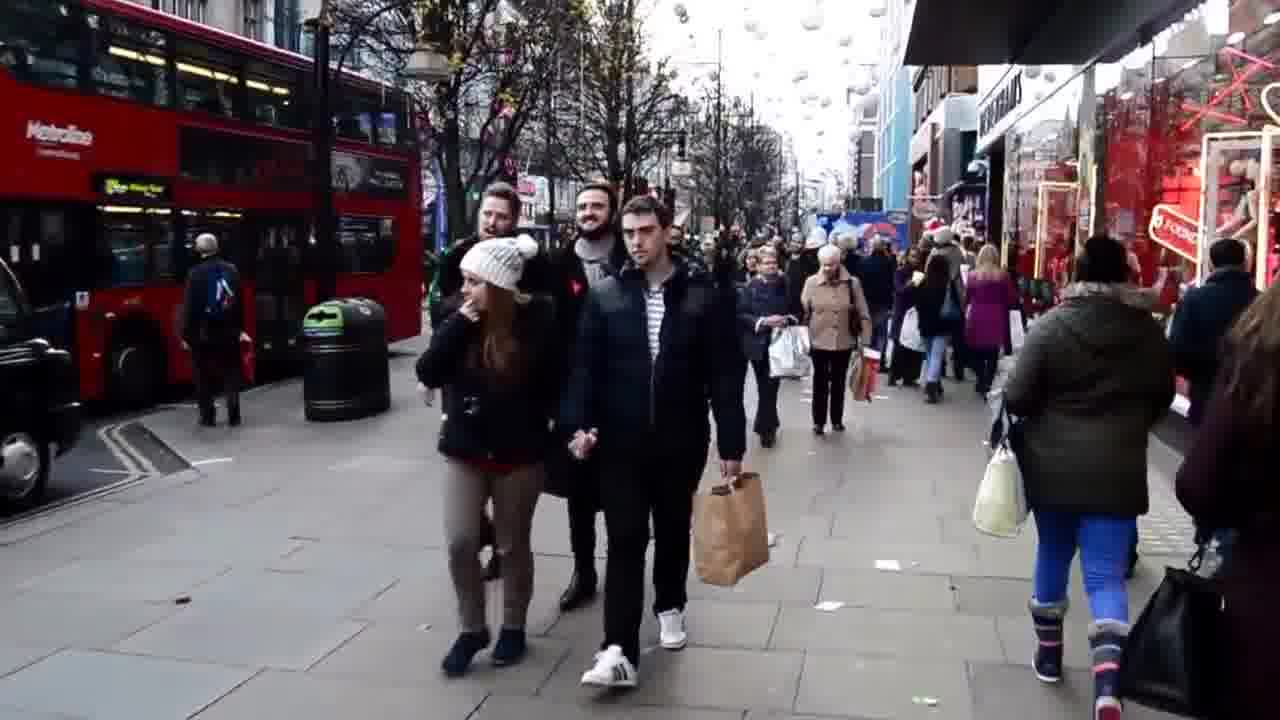
//> input picture human-pose-estimation/lightweight-human-pose-estimation.cpp/demo/3.jpg, 1280 x 720 px
$ ./main   (built with g++ and OpenCV 4)
//> lines starting //> are read from the running program, lines starting //| are printed output that depends on the picture
#include <opencv2/opencv.hpp>
#include <iostream>
#include <numeric>
#include <cmath>
#include <set>

using namespace std;
using namespace cv;


std::vector<std::vector<int>> BODY_PARTS_PAF_IDS = { {12, 13}, {20, 21}, {14, 15}, {16, 17}, {22, 23}, {24, 25},
                                                       {0, 1}, {2, 3}, {4, 5}, {6, 7}, {8, 9}, {10, 11}, {28, 29},
                                                       {30, 31}, {34, 35}, {32, 33}, {36, 37}, {18, 19}, {26, 27} };

vector<vector<int>> BODY_PART_KPT_IDS = { {1, 2}, { 1, 5 }, { 2, 3 }, { 3, 4 }, { 5, 6 },
    { 6, 7 }, { 1, 8 }, { 8, 9 }, { 9, 10 }, { 1, 11 },
    { 11, 12 }, { 12, 13 }, { 1, 0 }, { 0, 14 }, { 14, 16 },
    { 0, 15 }, { 15, 17 }, { 2, 16 }, { 5, 17 } };

cv::Mat normalize(const cv::Mat& img, const cv::Scalar& img_mean, float img_scale) {
    cv::Mat normalizedImg;
    img.convertTo(normalizedImg, CV_32F);

    normalizedImg -= img_mean;
    normalizedImg *= img_scale;

    return normalizedImg;
}

Mat padWidth(const cv::Mat& image, int stride, const cv::Scalar& pad_value, Point2i& min_dims, Vec4i& pad)
{
    int height = image.rows;
    int width = image.cols;

    height = min(min_dims.x, height);
    min_dims.x = ceil(min_dims.x / (float)stride) * stride;
    min_dims.y = max(min_dims.y, width);
    min_dims.y = ceil(min_dims.y / (float)stride) * stride;

    // Calculate the padding values
    pad[0] = (int)floor((min_dims.x - height) / 2.0);
    pad[1] = (int)floor((min_dims.y - width) / 2.0);
    pad[2] = (int)(min_dims.x - height - pad[0]);
    pad[3] = (int)(min_dims.y - width - pad[1]);

    // Apply padding using copyMakeBorder function
    cv::Mat padded_img;
    cv::copyMakeBorder(image, padded_img, pad[0], pad[2], pad[1], pad[3], cv::BORDER_CONSTANT, pad_value);

    return padded_img;

}

Mat input_preprocess(string img_path, float& scale, Vec4i& pad)
{
    Mat img = imread(img_path);

    int net_size = 256;
    scale = (float)net_size / (float)img.rows;
    Mat scaled_img;
    resize(img, scaled_img, Size(0, 0), scale, scale, INTER_LINEAR);


    Scalar img_mean(128, 128, 128);
    float img_scale = 1. / 255.;
    scaled_img = normalize(scaled_img, img_mean, img_scale);

    Point2i min_dims{ net_size, max(scaled_img.cols, net_size) };
    int stride = 8;
    Scalar pad_value(0, 0, 0);

    Mat padded_img = padWidth(scaled_img, stride, pad_value, min_dims, pad);
    cout << "padded img = " << padded_img.size << endl;

    return padded_img;
}

dnn::Net readmodel(string model_path)
{
    auto net = dnn::readNet(model_path);
    net.setPreferableBackend(dnn::DNN_BACKEND_OPENCV);
    net.setPreferableTarget(dnn::DNN_TARGET_CPU);
    return net;
}

// [385 lines left out: functions extract_keypoints, connection_nms, group_keypoints, draw_pose, data2mat, not called in this run]

void dev1()
{
    string img_path = "../demo/3.jpg";
    int upsample_ratio = 4;
    float scale;
    Vec4i pad(0, 0, 0, 0);
    Mat img = input_preprocess(img_path, scale, pad);
//> in input_preprocess, img is the input picture: 720 rows x 1280 cols, CV_8UC3; mean B, G, R 94.4, 89.3, 97.2
//> in input_preprocess, `resize(img, scaled_img, Size(0, 0), scale, scale, INTER_LINEAR);`:
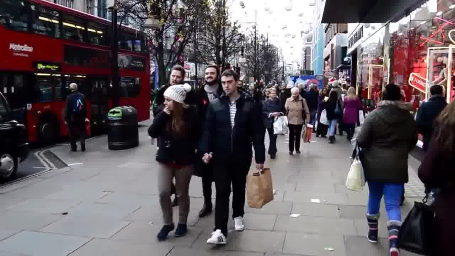
//> scaled_img: 256 rows x 455 cols, CV_8UC3; mean B, G, R 94.3, 89.2, 97.1
//> in padWidth, `cv::copyMakeBorder(image, padded_img, pad[0], pad[2], pad[1], pad[3], ..`:
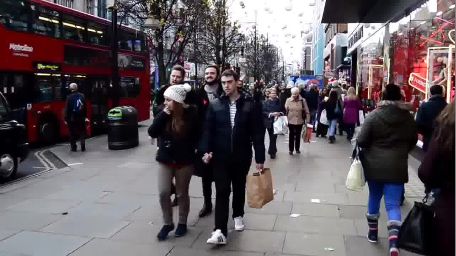
//> padded_img: 256 rows x 456 cols, CV_32FC3; mean B, G, R -0.132, -0.152, -0.121; drawn with min black and max white
//> in input_preprocess, `Mat padded_img = padWidth(scaled_img, stride, pad_value, min_dims, pad);`: min_dims = Point(256, 456); pad = [0, 0, 0, 1]
//| padded img = 256 x 456
//> scale = 0.356; pad = [0, 0, 0, 1]

    string model_path = "/home/ymm/WorkSpace/Pose/human-pose-estimation/human-pose-estimation.onnx";
    // string model_path = "leaky_dilated3.onnx";
    auto net = readmodel(model_path);
    auto blob = dnn::blobFromImage(img);
    net.setInput(blob);
    vector<Mat> outputs;

    vector<cv::String> outputLayers = net.getUnconnectedOutLayersNames();
    for (const auto& layer : outputLayers)
        cout << layer << endl;

    net.forward(outputs, net.getUnconnectedOutLayersNames());

    const int heatmap_size = 19;
    const int pafs_size = 38;
    int img_scale = img.cols / 8;
    Mat heatmaps = data2mat(img_scale, heatmap_size, outputs, 0);
    cout << "heatmap size = " << heatmaps.size << " " << heatmaps.channels() << endl;
    resize(heatmaps, heatmaps, Size(0, 0), upsample_ratio, upsample_ratio, INTER_CUBIC);

    Mat pafs = data2mat(img_scale, pafs_size, outputs, 1);
    resize(pafs, pafs, Size(0, 0), upsample_ratio, upsample_ratio, INTER_CUBIC);
    //cout << "pafs = " << pafs.size << " x " << pafs.channels() << endl;

    // decode
    int total_keypoints_num = 0;
    int num_keypoints = 18;
    vector<Mat> heatmaps_kpts;
    vector<vector<Vec4f>> all_keypoints_by_type;
    split(heatmaps, heatmaps_kpts);

    for (int i = 0; i < num_keypoints; i++) {
        total_keypoints_num += extract_keypoints(heatmaps_kpts[i], all_keypoints_by_type, total_keypoints_num);
    }

    vector<vector<float>> pose_entries;
    vector<Vec4f> all_keypoints;

    group_keypoints(pafs, all_keypoints_by_type, pose_entries, all_keypoints);

    draw_pose(img_path, pose_entries, num_keypoints, all_keypoints, scale, pad);
}

int main()
{
//> (the run ends here: the program stops with an error, at `auto net = dnn::readNet(model_path);`)

$ run again, with human-pose-estimation/lightweight-human-pose-estimation.cpp/demo/1.jpg copied over human-pose-estimation/lightweight-human-pose-estimation.cpp/demo/3.jpg
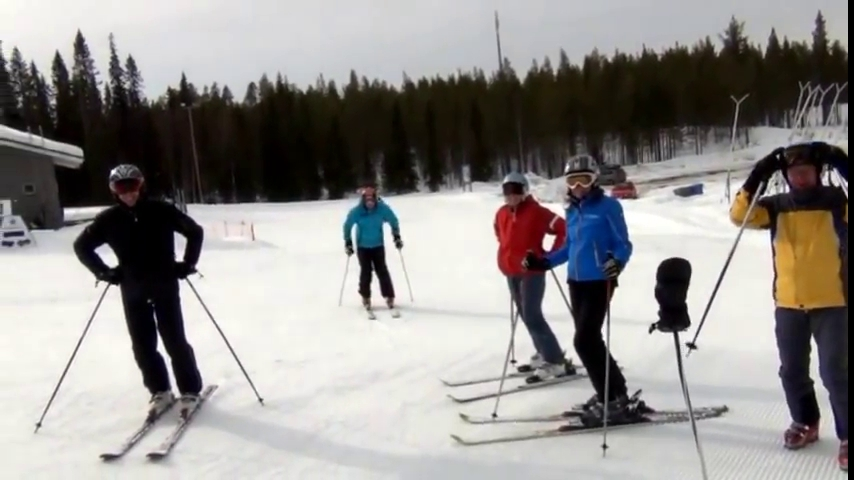
//> input picture human-pose-estimation/lightweight-human-pose-estimation.cpp/demo/1.jpg, 854 x 480 px
//> in input_preprocess, img is the input picture: 480 rows x 854 cols, CV_8UC3; mean B, G, R 140.9, 143.4, 146.3
//> in input_preprocess, `resize(img, scaled_img, Size(0, 0), scale, scale, INTER_LINEAR);`:
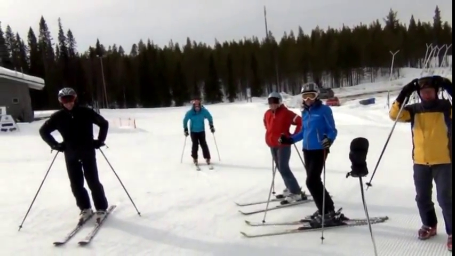
//> scaled_img: 256 rows x 455 cols, CV_8UC3; mean B, G, R 141, 143.5, 146.3
//> in padWidth, `cv::copyMakeBorder(image, padded_img, pad[0], pad[2], pad[1], pad[3], ..`:
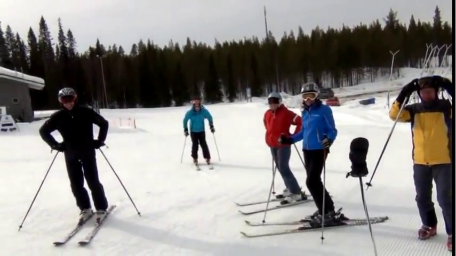
//> padded_img: 256 rows x 456 cols, CV_32FC3; mean B, G, R 0.0508, 0.0605, 0.0717; drawn with min black and max white
//> in input_preprocess, `Mat padded_img = padWidth(scaled_img, stride, pad_value, min_dims, pad);`: min_dims = Point(256, 456); pad = [0, 0, 0, 1]
//| padded img = 256 x 456
//> in dev1, `Mat img = input_preprocess(img_path, scale, pad);`: scale = 0.533; pad = [0, 0, 0, 1]

$ run again, with human-pose-estimation/lightweight-human-pose-estimation.cpp/demo/2.jpg copied over human-pose-estimation/lightweight-human-pose-estimation.cpp/demo/3.jpg
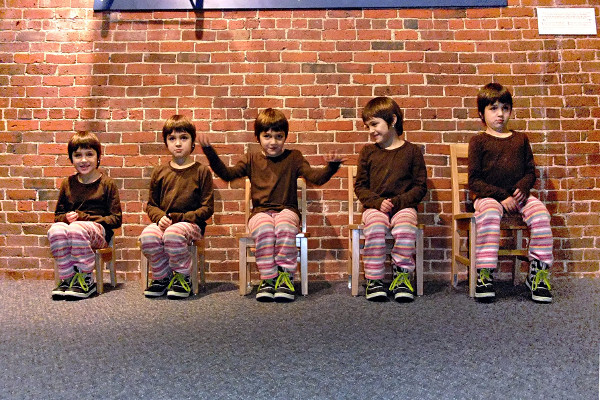
//> input picture human-pose-estimation/lightweight-human-pose-estimation.cpp/demo/2.jpg, 600 x 400 px
//> in input_preprocess, img is the input picture: 400 rows x 600 cols, CV_8UC3; mean B, G, R 90.5, 105.4, 145.6
//> in input_preprocess, `resize(img, scaled_img, Size(0, 0), scale, scale, INTER_LINEAR);`:
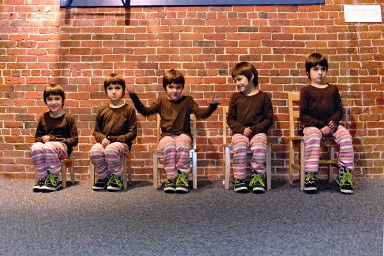
//> scaled_img: 256 rows x 384 cols, CV_8UC3; mean B, G, R 90.6, 105.4, 145.6
//| padded img = 256 x 384
//> in dev1, `Mat img = input_preprocess(img_path, scale, pad);`: scale = 0.64
